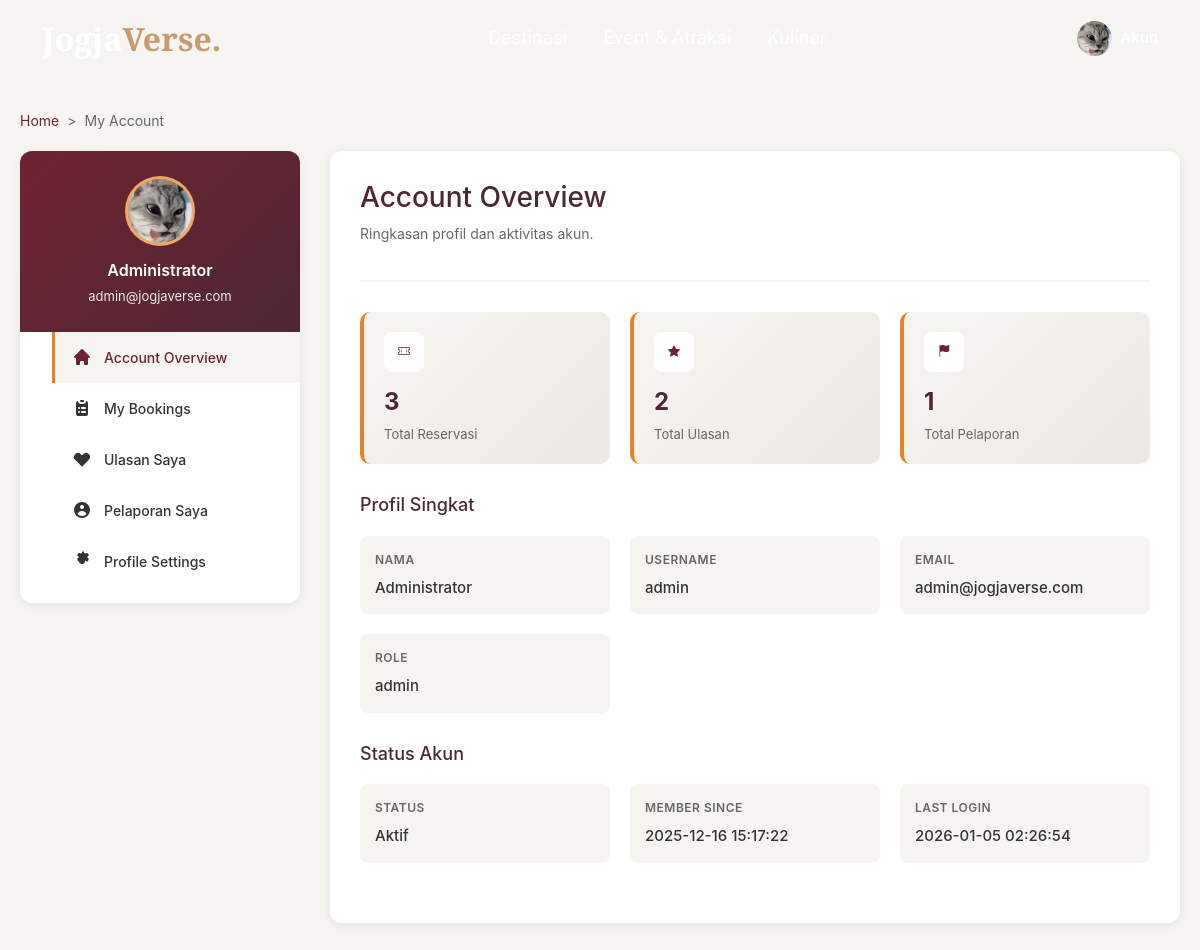
The app's page /public/user.php (signed in), older data.
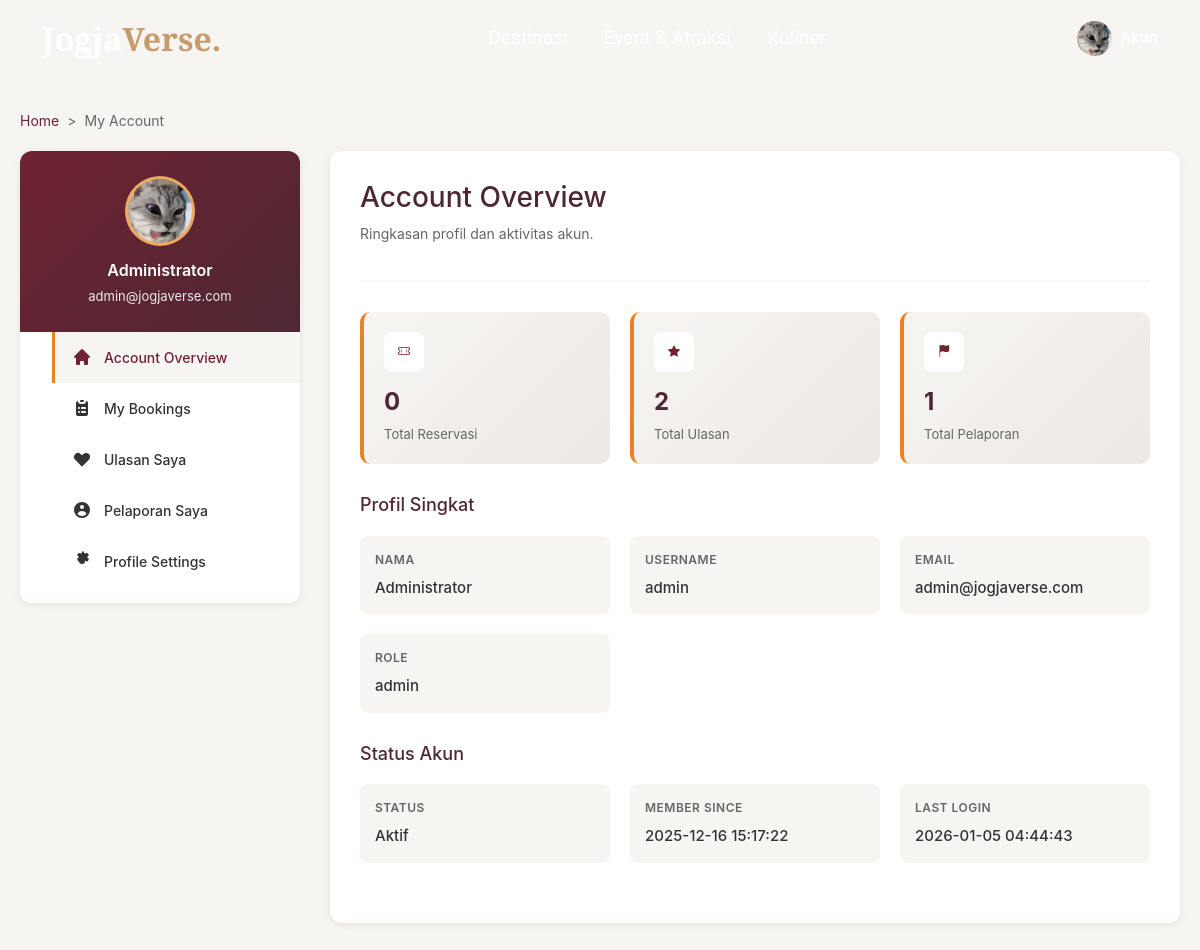
The same page, newer data.
### tables this page shows
CREATE TABLE `pengguna` (
  `id_pengguna` bigint UNSIGNED NOT NULL,
  `nama_lengkap` varchar(120) NOT NULL,
  `username` varchar(60) NOT NULL,
  `email` varchar(120) DEFAULT NULL,
  `kata_sandi_hash` varchar(255) NOT NULL,
  `peran` enum('admin','user') NOT NULL DEFAULT 'user',
  `nomor_hp` varchar(30) DEFAULT NULL,
  `foto_profil_url` varchar(255) DEFAULT NULL,
  `status_aktif` tinyint(1) NOT NULL DEFAULT '1',
  `dibuat_pada` datetime NOT NULL DEFAULT CURRENT_TIMESTAMP,
  `diubah_pada` datetime DEFAULT NULL ON UPDATE CURRENT_TIMESTAMP
);

### public/user.php (the view, shortened to what the changed rows need)
<?php
require_once __DIR__ . "/../config/koneksi.php";
function h($value) {
    return htmlspecialchars((string)$value, ENT_QUOTES, 'UTF-8');
}
function build_asset_url(?string $path): string {
    return BASE_URL . $path;
}
function table_exists(mysqli $koneksi, string $table): bool {
    $stmt = $koneksi->prepare("SELECT 1 FROM information_schema.tables WHERE table_schema = DATABASE() AND table_name = ? LIMIT 1");
    $stmt->bind_param("s", $table);
    $stmt->execute();
    $res = $stmt->get_result();
    $exists = $res && $res->num_rows > 0;
    return $exists;
}
$user_id = (int)($_SESSION['id_pengguna'] ?? 0);
$stmt = $koneksi->prepare("SELECT * FROM pengguna WHERE id_pengguna = ?");
$stmt->bind_param("i", $user_id);
$stmt->execute();
$user = $stmt->get_result()->fetch_assoc();
$reservasi_event = [];
if (table_exists($koneksi, 'reservasi_event')) {
    $stmt = $koneksi->prepare("
        SELECT r.id_reservasi, r.jumlah_tiket, r.total_harga, r.status, r.dibuat_pada,
               e.judul AS nama_event
        FROM reservasi_event r
        LEFT JOIN event e ON r.id_event = e.id_event
        WHERE r.id_pengguna = ?
        ORDER BY r.dibuat_pada DESC
    ");
    if ($stmt) {
        $stmt->bind_param("i", $user_id);
        $stmt->execute();
        $res = $stmt->get_result();
        if ($res) {
            while ($row = $res->fetch_assoc()) {
                $reservasi_event[] = $row;
            }
        }
    } else {
        $reservasi_message = 'Belum ada reservasi event.';
    }
} else {
    $reservasi_message = 'Belum ada reservasi event.';
}
$ulasan_list = [];
if (table_exists($koneksi, 'ulasan')) {
    $stmt = $koneksi->prepare("
        SELECT rating, komentar, jenis_target, status, dibuat_pada
        FROM ulasan
        WHERE id_pengguna = ?
          AND jenis_target IN ('destinasi','event','kuliner')
        ORDER BY dibuat_pada DESC
    ");
    if ($stmt) {
        $stmt->bind_param("i", $user_id);
        $stmt->execute();
        $res = $stmt->get_result();
        if ($res) {
            while ($row = $res->fetch_assoc()) {
                $ulasan_list[] = $row;
            }
        }
    } else {
        $ulasan_message = 'Belum ada ulasan.';
    }
} else {
    $ulasan_message = 'Belum ada ulasan.';
}
$pelaporan_list = [];
if (table_exists($koneksi, 'pelaporan')) {
    $cols = [];
    $resCols = $koneksi->query("SHOW COLUMNS FROM pelaporan");
    if ($resCols) {
        while ($c = $resCols->fetch_assoc()) {
            $cols[] = $c['Field'];
        }
    }
    if (in_array('id_pengguna', $cols, true)) {
        $stmt = $koneksi->prepare("SELECT * FROM pelaporan WHERE id_pengguna = ? ORDER BY dibuat_pada DESC");
        if ($stmt) {
            $stmt->bind_param("i", $user_id);
            $stmt->execute();
            $res = $stmt->get_result();
            if ($res) {
                while ($row = $res->fetch_assoc()) {
                    $pelaporan_list[] = $row;
                }
            }
        } else {
            $pelaporan_message = 'Fitur pelaporan belum tersedia.';
        }
    } else {
        $pelaporan_message = 'Fitur pelaporan belum tersedia.';
    }
} else {
    $pelaporan_message = 'Fitur pelaporan belum tersedia.';
}
$tab = $_GET['tab'] ?? 'overview';
$total_reservasi = count($reservasi_event);
$total_ulasan = count($ulasan_list);
$total_pelaporan = count($pelaporan_list);
?>
<!DOCTYPE html>
<html lang="id">
<head>
  <link rel="stylesheet" href="https://cdn.jsdelivr.net/npm/bootstrap@5.3.8/dist/css/bootstrap.min.css">
  <link rel="stylesheet" href="https://cdn.jsdelivr.net/npm/bootstrap-icons@1.13.1/font/bootstrap-icons.min.css">
  <link rel="stylesheet" href="user/css/style2.css">
</head>
<body>
<?php $current_user = $user; include __DIR__ . "/user/php/includes/navbar.php"; ?>
<div class="account-container">
    <div class="main-layout">
        <aside class="sidebar">
            <div class="sidebar-header">
                <div class="sidebar-avatar">
                    <?php if ($avatar_url !== ''): ?>
                        <img src="<?= h(build_asset_url($avatar_url)) ?>" alt="Avatar">
                    <?php else: ?>
                        <?= h($avatar_initial) ?>
                    <?php endif; ?>
                </div>
                <div class="sidebar-name"><?= h($user['nama_lengkap'] ?? '-') ?></div>
                <div class="sidebar-email"><?= h($user['email'] ?? '-') ?></div>
            </div>
        </aside>
        <main class="content-area">
    <?php
    $page_title = 'Account Overview';
    ?>
    <div class="content-header">
        <h1><?= h($page_title) ?></h1>
    </div>
    <?php if ($tab === 'overview'): ?>
        <div class="stats-grid">
            <div class="stat-card">
                <div class="stat-card-icon"><i class="bi bi-ticket-perforated"></i></div>
                <div class="stat-card-value"><?= h($total_reservasi) ?></div>
                <div class="stat-card-label">Total Reservasi</div>
            </div>
            <div class="stat-card">
                <div class="stat-card-icon"><i class="bi bi-star-fill"></i></div>
                <div class="stat-card-value"><?= h($total_ulasan) ?></div>
                <div class="stat-card-label">Total Ulasan</div>
            </div>
            <div class="stat-card">
                <div class="stat-card-icon"><i class="bi bi-flag-fill"></i></div>
                <div class="stat-card-value"><?= h($total_pelaporan) ?></div>
                <div class="stat-card-label">Total Pelaporan</div>
            </div>
        </div>
        <div class="info-section">
            <h2>Profil Singkat</h2>
            <div class="info-grid">
                <div class="info-item">
                    <div class="info-item-label">Nama</div>
                    <div class="info-item-value"><?= h($user['nama_lengkap'] ?? '-') ?></div>
                </div>
                <div class="info-item">
                    <div class="info-item-label">Username</div>
                    <div class="info-item-value"><?= h($user['username'] ?? '-') ?></div>
                </div>
                <div class="info-item">
                    <div class="info-item-label">Email</div>
                    <div class="info-item-value"><?= h($user['email'] ?? '-') ?></div>
                </div>
                <div class="info-item">
                    <div class="info-item-label">Role</div>
                    <div class="info-item-value"><?= h($user['peran'] ?? '-') ?></div>
                </div>
            </div>
        </div>
        <div class="info-section">
            <h2>Status Akun</h2>
            <div class="info-grid">
                <div class="info-item">
                    <div class="info-item-label">Status</div>
                    <div class="info-item-value"><?= ($user['status_aktif'] ?? 0) ? 'Aktif' : 'Non-aktif' ?></div>
                </div>
                <div class="info-item">
                    <div class="info-item-label">Member Since</div>
                    <div class="info-item-value"><?= h($user['dibuat_pada'] ?? '-') ?></div>
                </div>
                <div class="info-item">
                    <div class="info-item-label">Last Login</div>
                    <div class="info-item-value"><?= h($user['diubah_pada'] ?? '-') ?></div>
                </div>
            </div>
        </div>
    <?php endif; ?>
</main>
    </div>
</div>
</body>
</html>

### public/user/php/includes/navbar.php (shortened to what the changed rows need)
<?php
$base_url = defined('BASE_URL') ? BASE_URL : '';
$is_logged_in = !empty($_SESSION['login']) && $_SESSION['login'] === true;
$nav_user = null;
if ($is_logged_in && isset($current_user) && is_array($current_user)) {
  $nav_user = $current_user;
}
$display_name = $nav_user['nama_lengkap']
  ?? $nav_user['username']
  ?? ($_SESSION['nama_lengkap'] ?? $_SESSION['username'] ?? 'User');
$avatar_url = trim((string)($nav_user['foto_profil_url'] ?? ($_SESSION['foto_profil_url'] ?? '')));
$initial_source = $display_name !== '' ? $display_name : 'U';
$avatar_initial = strtoupper(substr($initial_source, 0, 1));
?>
<nav id="mainNavbar" class="navbar navbar-expand-lg fixed-top navbar-dark navbar-transparent">
  <div class="container">
    <div class="collapse navbar-collapse" id="navbarNav">
      <div class="d-flex justify-content-center align-items-center gap-2">
        <?php if ($is_logged_in): ?>
          <a href="<?= $base_url ?>/public/user.php?tab=overview" class="d-flex align-items-center text-decoration-none">
            <?php if ($avatar_url !== ''): ?>
              <img src="<?= h(build_asset_url($avatar_url)) ?>" alt="Profile" style="width:35px; height:35px; border-radius:50%; object-fit:cover; margin-right:8px;">
            <?php else: ?>
              <span class="d-inline-flex align-items-center justify-content-center text-white fw-semibold" style="width:35px; height:35px; border-radius:50%; background:#C69C6D; margin-right:8px; font-size:0.9rem;">
                <?= h($avatar_initial) ?>
              </span>
            <?php endif; ?>
            <span class="text-white fw-medium d-none d-md-inline" style="font-size: 0.95rem;">Akun</span>
          </a>
        <?php else: ?>
          <a href="<?= $base_url ?>/public/login.php" class="btn btn-gold px-4">Login</a>
        <?php endif; ?>
      </div>
    </div>
  </div>
</nav>

Row changes from the older to the newer data that the page shows:
changed pengguna "Administrator": diubah_pada "2026-01-05 02:26:54" → "2026-01-05 04:44:43"
Text that changed along with them:
$total_reservasi: "3" → "0"
